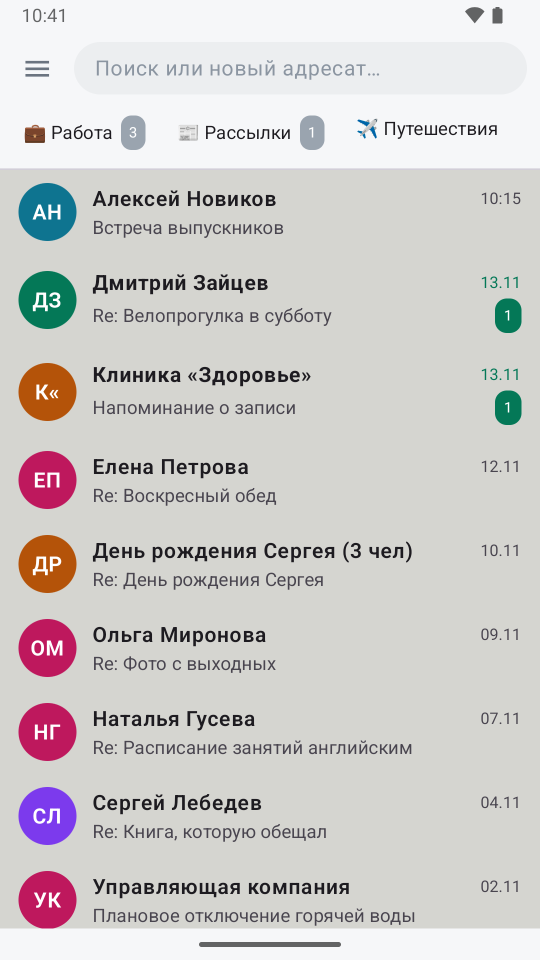
#> input picture mobile/store-assets/android/01-conversations.png, 1080 x 1920 px (shown at 1/2 size)
$ python mac_canvas.py android/01-conversations.png android/02-conversation.png
#> lines starting #> are read from the running program, lines starting #| are printed output that depends on the picture
"""Снимок окна Mac-приложения → скриншот App Store 2880×1800: окно по центру
на светло-зелёном градиенте с мягкой тенью. Запуск: python -I mac_canvas.py окно.png out.png
"""
import sys
from PIL import Image
src,dst=sys.argv[1],sys.argv[2]
W,H=2880,1800
c=Image.new('RGB',(W,H))
#> c: PIL image 2880x1800 RGB; every value is 0
top,bot=(0xee,0xf7,0xf3),(0xcf,0xec,0xe0)
for y in range(H):
    t=y/(H-1); c.paste(tuple(int(a+(b-a)*t) for a,b in zip(top,bot)),(0,y,W,y+1))
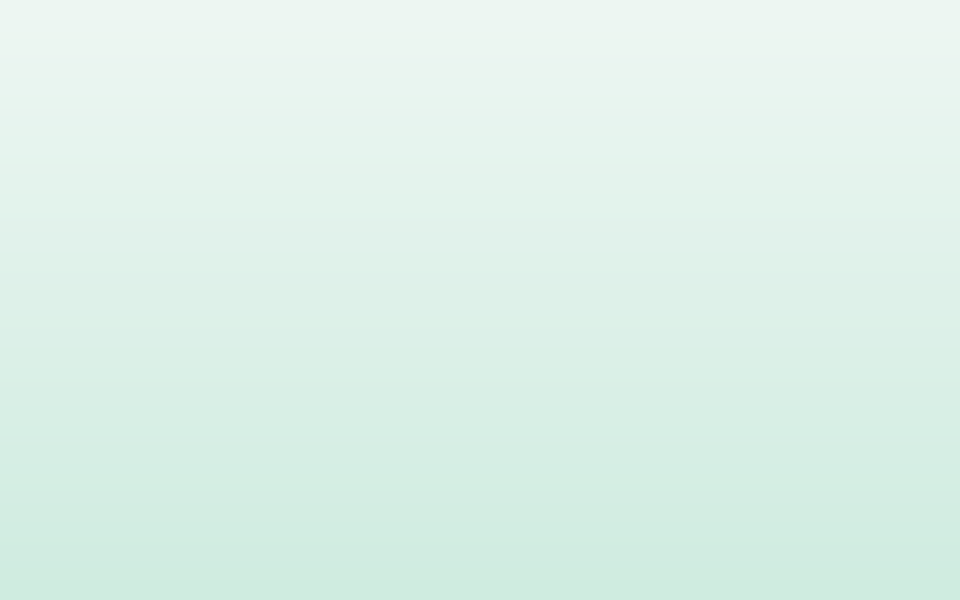
#> c: PIL image 2880x1800 RGB (shown at 1/3 size); mean R, G, B 222, 241, 233
im=Image.open(src).convert('RGBA')
#> im is the input picture: PIL image 1080x1920 RGBA; mean R, G, B, A 208.4, 205.6, 204.2, 255
s=min((W-240)/im.width,(H-200)/im.height)
#> s = 0.833
im=im.resize((round(im.width*s),round(im.height*s)),Image.LANCZOS)
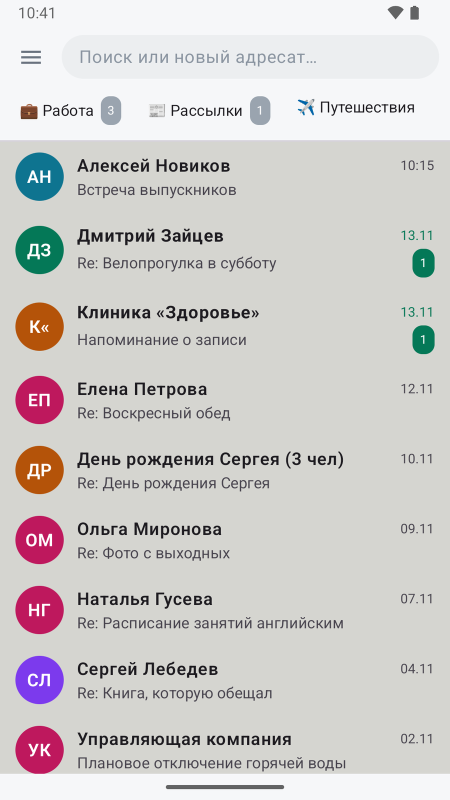
#> im: PIL image 900x1600 RGBA (shown at 1/2 size); mean R, G, B, A 208.4, 205.6, 204.1, 255
sh=Image.new('RGBA',im.size,(0,60,40,70))
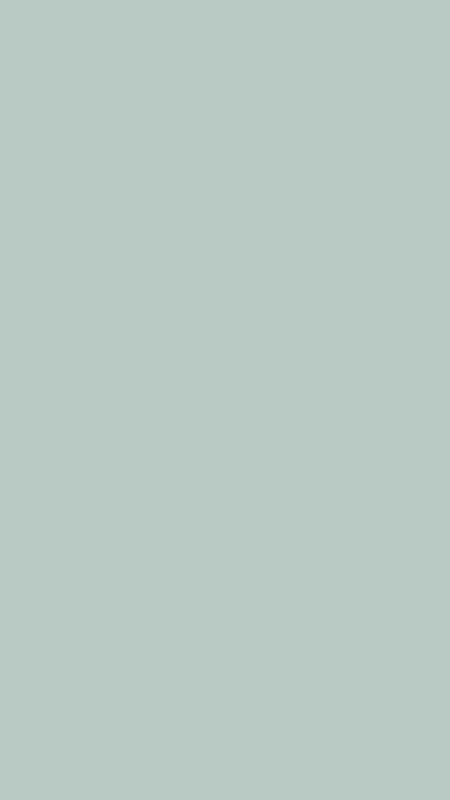
#> sh: PIL image 900x1600 RGBA (shown at 1/2 size); mean R, G, B, A 0, 60, 40, 70; transparent parts drawn white
from PIL import ImageFilter
pad=60; shadow=Image.new('RGBA',(im.width+2*pad,im.height+2*pad),(0,0,0,0))
#> after `shadow = Image.new('RGBA', (im.width + 2 * pad, im.height + 2 * pad), `: shadow: PIL image 1020x1720 RGBA; every value is 0
shadow.paste(sh,(pad,pad),im.split()[3]); shadow=shadow.filter(ImageFilter.GaussianBlur(28))
#> after `shadow.paste(sh, (pad, pad), im.split()[3])`:
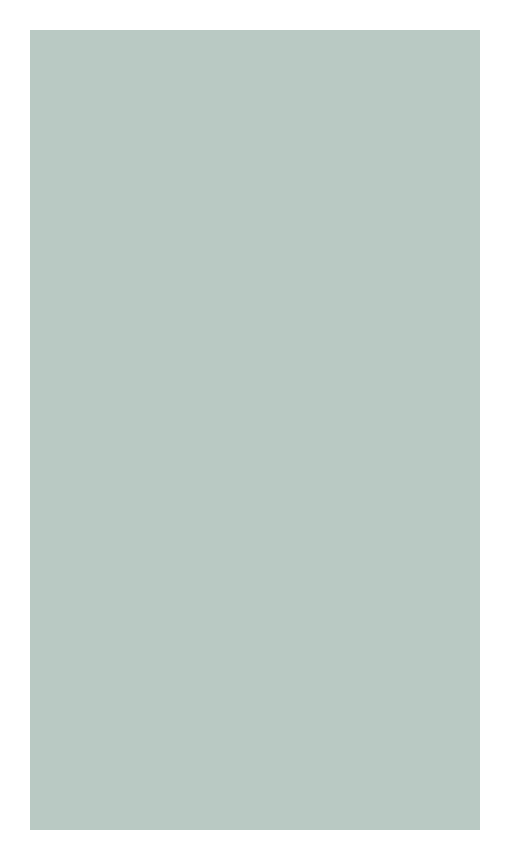
#> shadow: PIL image 1020x1720 RGBA (shown at 1/2 size); mean R, G, B, A 0, 49.2, 32.8, 57.5; transparent parts drawn white
#> after `shadow = shadow.filter(ImageFilter.GaussianBlur(28))`:
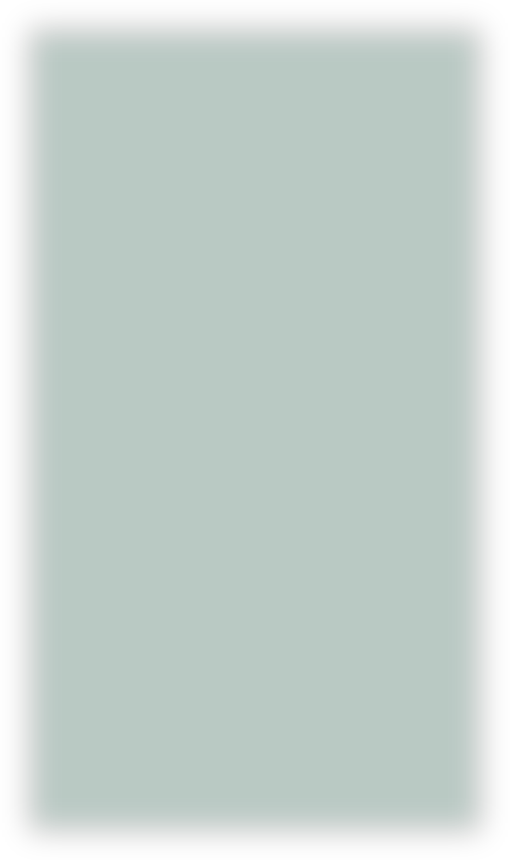
#> shadow: PIL image 1020x1720 RGBA (shown at 1/2 size); mean R, G, B, A 0, 49.2, 32.8, 57.4; transparent parts drawn white
x,y=(W-im.width)//2,(H-im.height)//2
#> x = 990; y = 100
c.paste(shadow,(x-pad,y-pad+18),shadow); c.paste(im,(x,y),im)
#> after `c.paste(shadow, (x - pad, y - pad + 18), shadow)`:
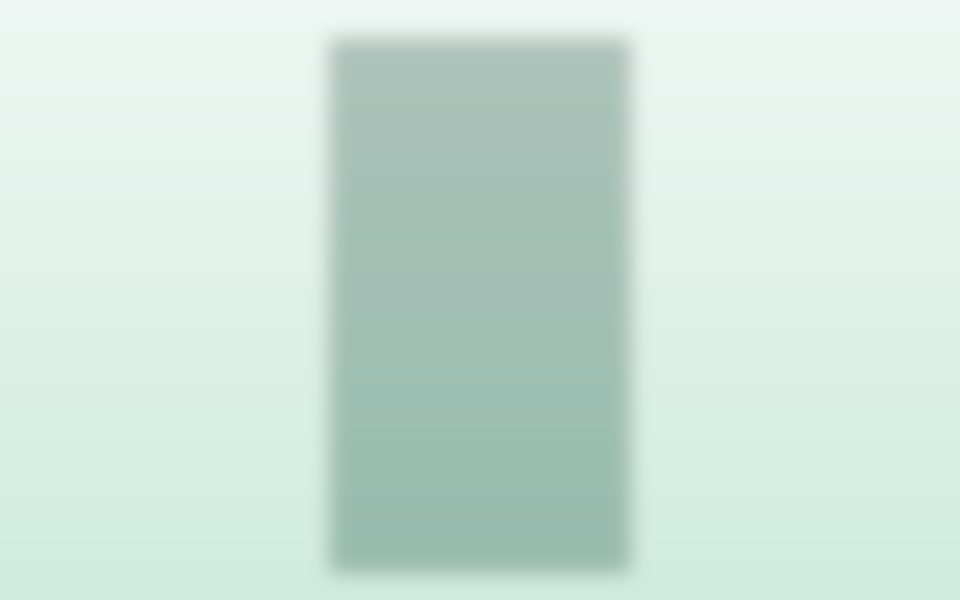
#> c: PIL image 2880x1800 RGB (shown at 1/3 size); mean R, G, B 205.1, 226.9, 218.1
#> after `c.paste(im, (x, y), im)`:
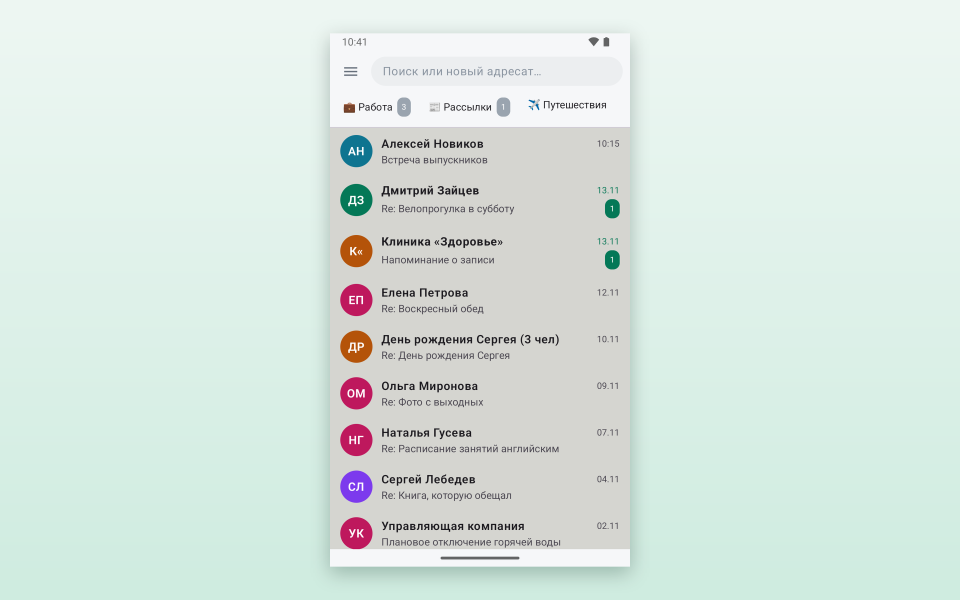
#> c: PIL image 2880x1800 RGB (shown at 1/3 size); mean R, G, B 217.5, 230.5, 224.3
c.save(dst)

$ run again, on mobile/store-assets/android/03-search-compose.png
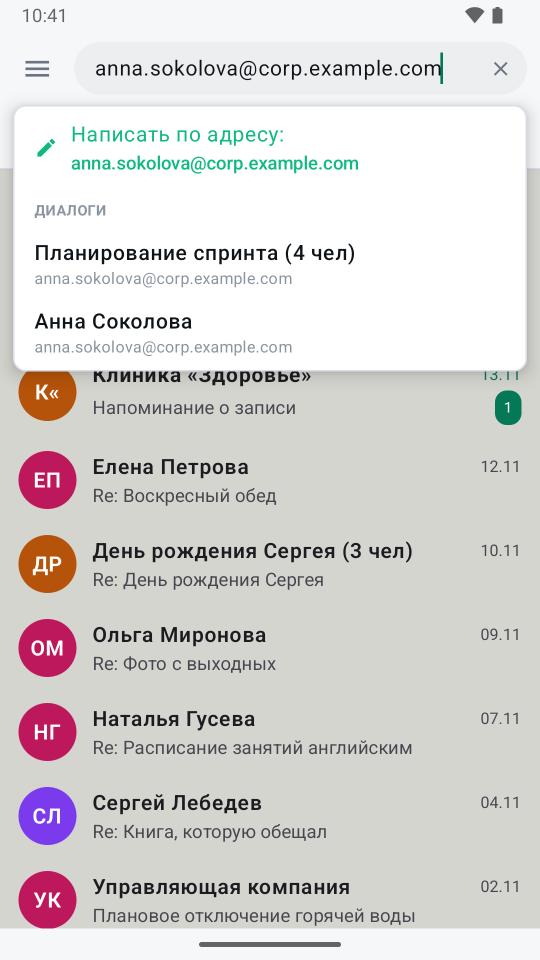
#> input picture mobile/store-assets/android/03-search-compose.png, 1080 x 1920 px (shown at 1/2 size)
#> im is the input picture: PIL image 1080x1920 RGBA; mean R, G, B, A 218.1, 215, 214.2, 255
#> `im=im.resize((round(im.width*s),round(im.height*s)),Image.LANCZOS)`:
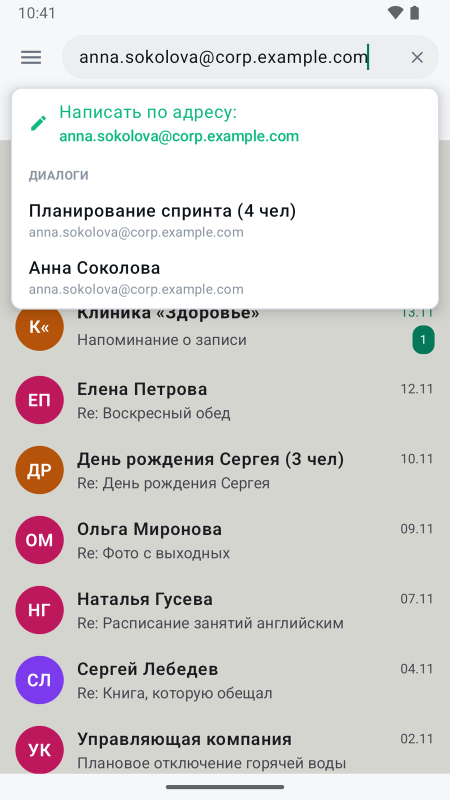
#> im: PIL image 900x1600 RGBA (shown at 1/2 size); mean R, G, B, A 218.1, 214.9, 214.1, 255
#> `c.paste(im, (x, y), im)`:
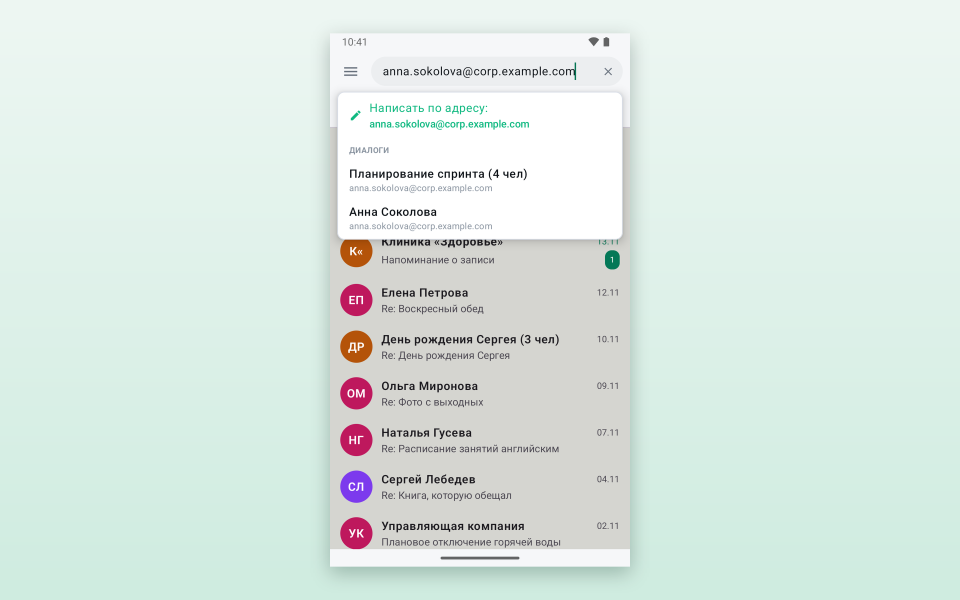
#> c: PIL image 2880x1800 RGB (shown at 1/3 size); mean R, G, B 220.2, 233.1, 227.1
